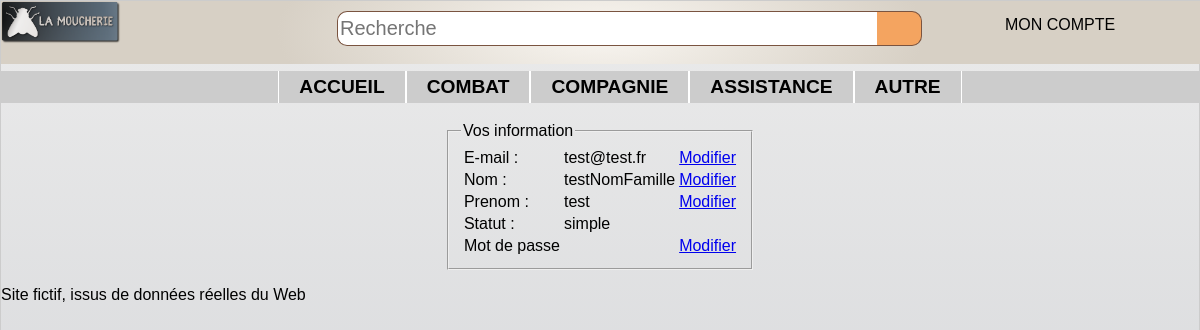
Page /controler/main.ctrl.php?infocompte=1 (signed in) on the committed database.
### tables this page shows
CREATE TABLE categorie (
	id INTEGER PRIMARY KEY,
	nom TEXT,
	pere INTEGER,
	FOREIGN KEY(pere) REFERENCES categorie(id)
);

CREATE TABLE user (
	id INTEGER PRIMARY KEY,
	mail TEXT UNIQUE,
	pass TEXT,
	nom TEXT,
	prenom TEXT,
	statut TEXT check (statut in ('simple', 'admin'))
);

### controler/infoCompte.ctrl.php (called while the page is built, shortened)
<?php
if (isset($_GET['mailCompte'])){
  $autre = 1;
  $mailCompte = $_GET['mailCompte'];
}else{
  $autre = 0;
}
 if ($autre){
   $user = $dao->getUser($mailCompte);
 }else{
   $currentUser = $dao->getUser($_SESSION['mail']);
 }
 include('../view/infoCompte.view.php');
?>

### model/DAO.class.php (called while the page is built, shortened)
<?php
    $dao = new DAO();
    class DAO {
        private $db;
        function __construct() {
            try {
              $this->db = new PDO('sqlite:../data/db/lamoucherie.db');
            }
            catch (PDOException $e){
              die("erreur de connexion:".$e->getMessage());
            }
        }
        function getAllCat() : array {
            $catPere = "SELECT * FROM categorie WHERE id=pere";
            $descripteur = $this->db->query($catPere);
            $resCatPere = $descripteur->fetchAll(PDO::FETCH_CLASS, 'Categorie');
            $resultat = array();
            foreach ($resCatPere as $key => $value) {
              $sousCatPere = "SELECT * FROM categorie WHERE pere=$value->id AND id!=pere";
              $descripteur = $this->db->query($sousCatPere);
              $resSousCatPere = $descripteur->fetchAll(PDO::FETCH_CLASS, 'Categorie');
              array_unshift($resSousCatPere, $value);
              $resultat[] = $resSousCatPere;
            }
            return $resultat;
        }
        function verifMail($mail) : int {
          $req = $this->db->prepare("SELECT * FROM user WHERE mail= :mail");
          $req->execute(array('mail' => $mail));
          $result = $req->fetchAll(PDO::FETCH_CLASS, 'User');
          return sizeof($result);
        }
        function getUser($mail){
            $req = $this->db->prepare("SELECT * FROM user WHERE mail=?");
            $req->execute(array($mail));
            $result = $req->fetchAll(PDO::FETCH_CLASS, 'User');
            return $result[0];
        }
    }
    ?>

### view/infoCompte.view.php (the view, shortened to what this page needs)
<?php
include("../view/header.php");
  echo '<section>';
    echo"<fieldset>";
      if (isset($user)){
        echo"<legend> Information d'un utilisateur </legend>";
        $currentUser = $user;
      }else{
        echo"<legend> Vos information </legend>";
      }
          echo "<table>";
            echo "<tr>";
              echo "<td>E-mail :</td>";
              echo "<td>$currentUser->mail</td>";
              if ($autre)
                echo "<td><a href=\"../controler/main.ctrl.php?infocompte=1&mailCompte=$currentUser->mail&modif=mail\">Modifier</a></td>";
              else
                echo "<td><a href=\"../controler/main.ctrl.php?infocompte=1&modif=mail\">Modifier</a></td>";
            echo "</tr>";
            echo "<tr>";
              echo "<td>Nom :</td>";
              echo "<td>$currentUser->nom</td>";
              if ($autre)
                echo "<td><a href=\"../controler/main.ctrl.php?infocompte=1&mailCompte=$currentUser->mail&modif=nom\">Modifier</a></td>";
              else
                echo "<td><a href=\"../controler/main.ctrl.php?infocompte=1&modif=nom\">Modifier</a></td>";
            echo "</tr>";
            echo "<tr>";
              echo "<td>Prenom :</td>";
              echo "<td>$currentUser->prenom</td>";
              if ($autre)
                echo "<td><a href=\"../controler/main.ctrl.php?infocompte=1&mailCompte=$currentUser->mail&modif=prenom\">Modifier</a></td>";
              else
                echo "<td><a href=\"../controler/main.ctrl.php?infocompte=1&modif=prenom\">Modifier</a></td>";
            echo "</tr>";
            echo "<tr>";
              echo "<td>Statut :</td>";
              echo "<td>$currentUser->statut</td>";
            echo "</tr>";
            echo "<tr>";
              echo "<td>Mot de passe</td>";
              echo "<td></td>";
              if ($autre)
                echo "<td><a href=\"../controler/main.ctrl.php?infocompte=1&mailCompte=$currentUser->mail&modif=mdp\">Modifier</a></td>";
              else
                echo "<td><a href=\"../controler/main.ctrl.php?infocompte=1&modif=mdp\">Modifier</a></td>";
            echo "</tr>";
          echo "</table>";
    echo"</fieldset>";
  echo '</section>';
include("../view/footer.php");
?>

### view/header.php (shortened to what this page needs)
<html>
<head>
  <link rel="stylesheet" type="text/css" href="../view/design/style.css">
</head>
<body class="bridge">
  <header>
    <img src="../view/design/logo-moucherieTrans.png" alt="logo-moucherieTrans">
    <form class="formulaire" action="index.html" method="post">
      <input class="champ" type="text" placeholder="Recherche"/>
      <input class="bouton" type="button" value=" " />
    </form>
  </header>
  <nav class="connexion">
    <ul>
      <?php
          if ($userConnected){
            echo "<li>MON COMPTE";
            echo "</li>";
          }
       ?>
    </ul>
  </nav>
  <nav class="menu">
    <ul>
      <li><a href="../controler/main.ctrl.php">accueil</a></li>
      <?php
        foreach ($listeCategorie as $key => $value) {
          if (sizeof($value)>1){
            $catPere = $value[0]->nom;
            $numCat = $value[0]->id;
            echo"<li><a href=\"../controler/main.ctrl.php?cat=$numCat\">$catPere</a>";
            echo"</li>";
          }else{
            $catPere = $value[0]->nom;
            $numCat = $value[0]->id;
            echo"<li><a href=\"../controler/main.ctrl.php?cat=$numCat\">$catPere</a></li>";
          }
        }
      ?>
    </ul>
  </nav>

### view/design/style.css (style rules this page uses)
.bridge { background-image: -webkit-linear-gradient(top, #EBEBEB 0%, #DCDDDF 48%, #C4C5C7 99%); background-image: linear-gradient(-180deg, #EBEBEB 0%, #DCDDDF 48%, #C4C5C7 99%); margin: 0px; }
body { font-family: HelveticaNeueW01-Thin,HelveticaNeueW02-Thin,HelveticaNeueW10-35Thin,sans-serif; margin: auto; border: 1px solid #CCC; box-shadow: 10px 10px 5px #888888; }
header { font-size:large; font-weight: bolder; width: 100%; border-left: none; border-right: none; margin: 0px; margin-top: 0px; padding: 0px; display: flex; position: fixed; justify-content: space-between; background-image: -webkit-radial-gradient(27% 185%, #F9F6F1 0%, #D7D0C5 100%); background-image: radial-gradient(27% 185%, #F9F6F1 0%, #D7D0C5 100%); }
.formulaire { display:flex; justify-content: flex-start; width: 50%; height: 35px; margin-top: 10px; margin-right: 22%; }
.formulaire .champ { width: 90%; height:35px; background-color: #ffff; border: solid 1px #7a5440; border-right: solid 0px; border-radius: 10px; border-top-right-radius: 0px; border-bottom-right-radius: 0px; font-family: arial, verdana, sans-serif; font-size: 20px; margin: 0px; padding: 2px; }
.formulaire .bouton { background-color: #F4A460; background-repeat: no-repeat; border-radius: 10px,10px,0px,0px; width: 45px; height: 100%; padding: 0px; margin: 0px; border-left: solid 0px; border-radius: 10px; border-top-left-radius: 0px; border-bottom-left-radius: 0px; vertical-align: top; border: solid 1px #7a5440; border-left: solid 0px; }
.connexion { width: 300px; height: auto; position: fixed; top : 0px; right: 10px; }
.connexion ul { list-style-type:none; display : flex; justify-content: center; }
header img { width: 10%; height: 50%; }
.menu ul { background: #CCCCCC; font-size: 1.2em; list-style-type:none; display : flex; justify-content: center; margin-top : 70px; font-weight: bold; text-transform: uppercase; color : black; }
.menu ul li a { display: inline-block; padding:5px 20px; border-left: 1px solid white; border-right: 1px solid white; }
li a:link { text-decoration:none; color : black; }
section { display: flex; margin: auto; flex-wrap: wrap; justify-content :center; max-width: 840px; }

### rows in the picture
categorie: nom "COMBAT"
categorie: nom "COMPAGNIE"
categorie: nom "ASSISTANCE"
categorie: nom "AUTRE"
user: mail "test@test.fr", nom "testNomFamille", prenom "test", statut "simple"
